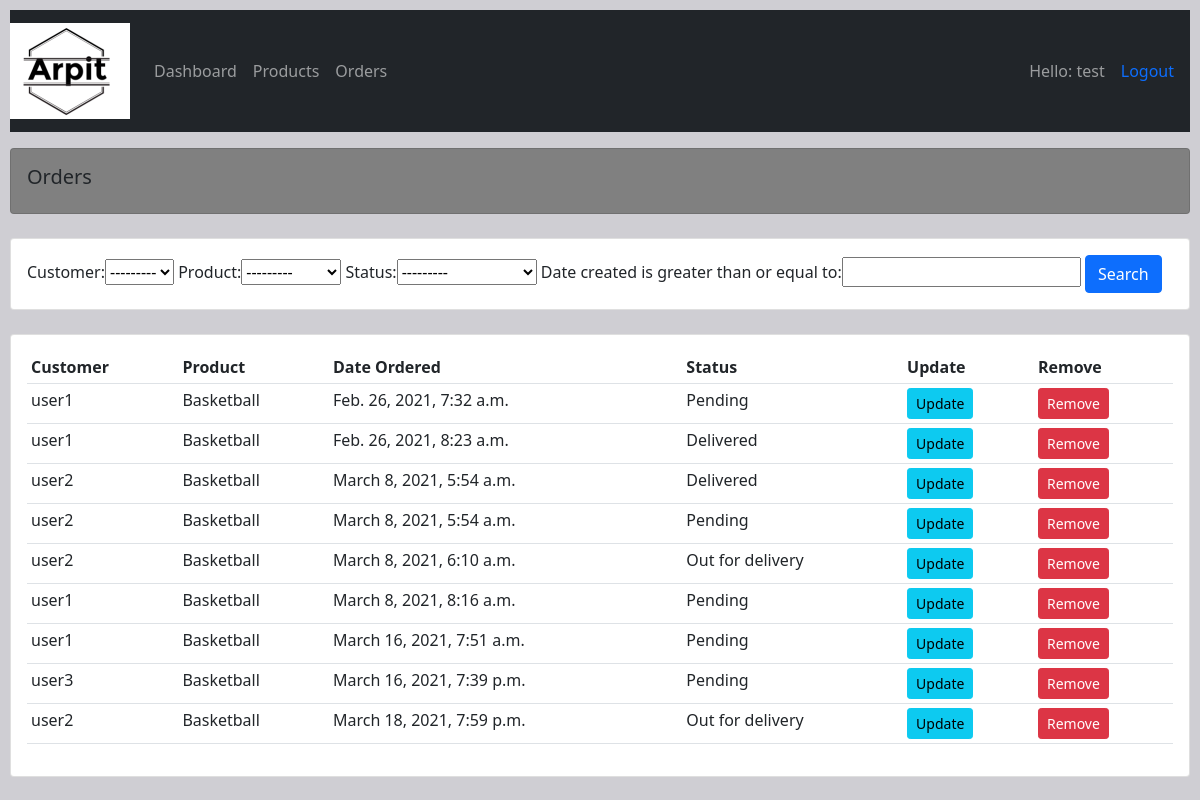
The page /orders/ (signed in) on the database as committed earlier.
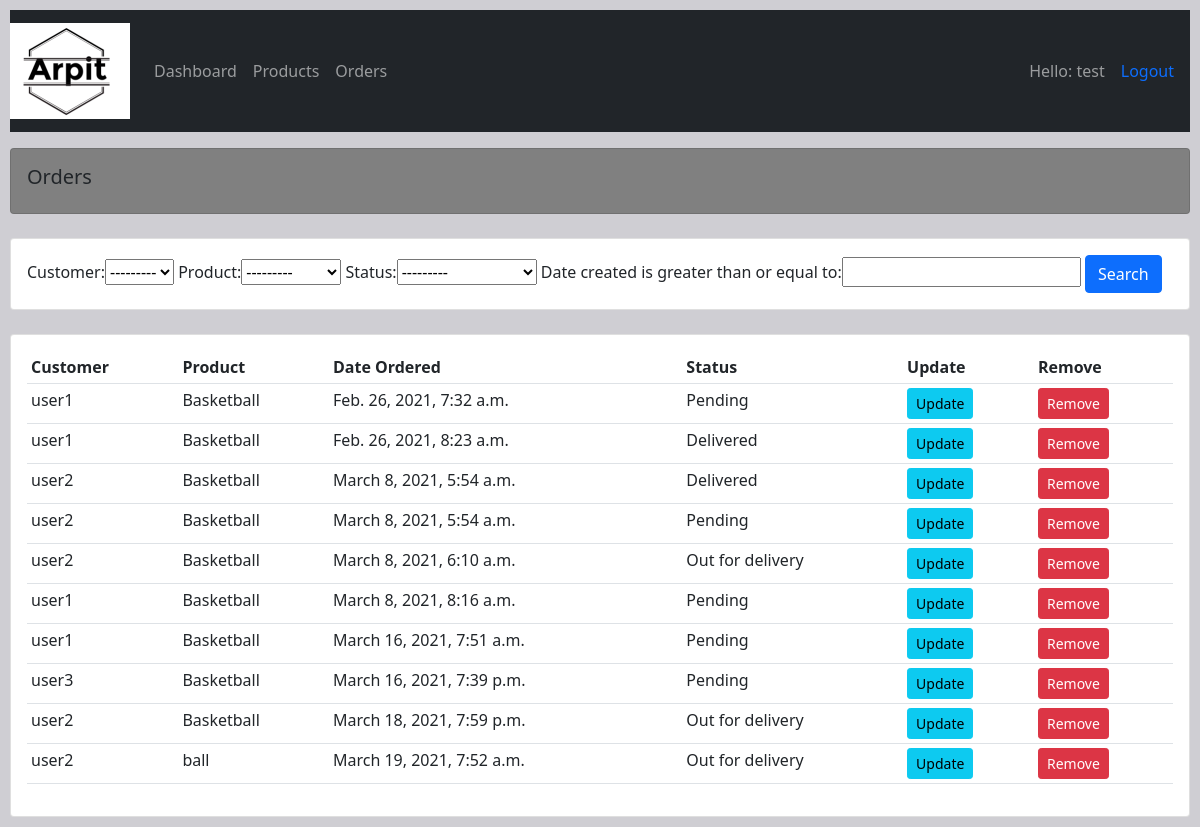
The same page on the database as committed later.
### crm1/models.py (models this page shows, shortened)
class Order(models.Model):
    STATUS = (
        ('Pending', 'Pending'),
        ('Out for delivery', 'Out for delivery'),
        ('Delivered', 'Delivered'),
    )
    customer = models.ForeignKey(
        Customer, null=True, on_delete=models.SET_NULL)
    product = models.ForeignKey(Product, null=True, on_delete=models.SET_NULL)
    date_created = models.DateTimeField(auto_now_add=True, null=True)
    status = models.CharField(max_length=200, choices=STATUS)

class Customer(models.Model):
    user = models.OneToOneField(User, null=True, on_delete=models.CASCADE)
    name = models.CharField(max_length=250, null=True)
    phone = models.CharField(max_length=15, null=True)
    email = models.EmailField(max_length=50, null=True)
    date_created = models.DateTimeField(auto_now_add=True, null=True)
    profile_picture = models.ImageField(default='Arpit.png',null=True, blank=True)
    def __str__(self):
        return str(self.name)

class Product(models.Model):
    CATEGORY = (
        ('Indoor', 'Indoor'),
        ('Outdoor', 'Outdoor'),
    )
    name = models.CharField(max_length=250, null=True)
    price = models.FloatField(null=True)
    category = models.CharField(max_length=250, null=True, choices=CATEGORY)
    description = models.CharField(max_length=200, null=True, blank=True
                                   )
    date_created = models.DateTimeField(auto_now_add=True, null=True)
    tags = models.ManyToManyField(Tag)
    def __str__(self):
        return self.name

### crm1/decorators.py (the view)
        def wrapper_func(request, *args, **kwargs):
            group = None
            if request.user.groups.exists():
                group = request.user.groups.all()[0].name
            if group in allowed_roles:
                return view_func(request, *args, **kwargs)
            else:
                return HttpResponse('You are not authorised to access this Page.')

### crm1/views.py (called while the page is built)
@login_required(login_url='login')
@allowed_users('admin')
def orders(request):
    orders = Order.objects.all()
    orderfilter = OrderFilterAll(request.GET , queryset=orders)
    orders = orderfilter.qs
    context ={'orders':orders,
            'orderfilter':orderfilter,
            }
    return render(request, 'crm1/orders.html', context)

### crm1/templates/crm1/orders.html
{% extends 'crm1/base.html' %}
{% block content %}
<div class="row">
    <div class="col-md ">
        <div class="card card-body " style = "background-color: grey;">
            <h5 class="card-title" >Orders</h5>
        </div>
        <br>
        <div class="row">
            <div class="col">
                <div class="card card-body">
                    <form method="get">
                        {{orderfilter.form}}
                        <button class="btn btn-primary" type="submit">Search</button>
                    </form>
                </div>
            </div>
        </div>
        <br>
        <div class="card card-body">
            <table class="table table-sm">
                <tr>
                    <th>Customer</th>
                    <th>Product</th>
                    <th>Date Ordered</th>
                    <th>Status</th>
                    <th>Update</th>
                    <th>Remove</th>
                </tr>
                {% for order in orders %}
                <tr>
                    <td>{{order.customer.name}}</td>
                    <td>{{order.product}}</td>
                    <td>{{order.date_created}}</td>
                    <td>{{order.status}}</td>
                    <td><a href="{% url 'update_order' order.id %}" class="btn btn-sm btn-info">Update</a></td>
                    <td><a href="{% url 'delete_order' order.id %}" class="btn btn-sm btn-danger">Remove</a></td>
                </tr>
                {% endfor %}
            </table>
        </div>
    </div>
</div>
{% endblock %}

Rows that differ between the two databases and show on the page:
added Order: customer.name "user2", product "ball", date_created "March 19, 2021, 7:52 a.m.", status "Out for delivery"
